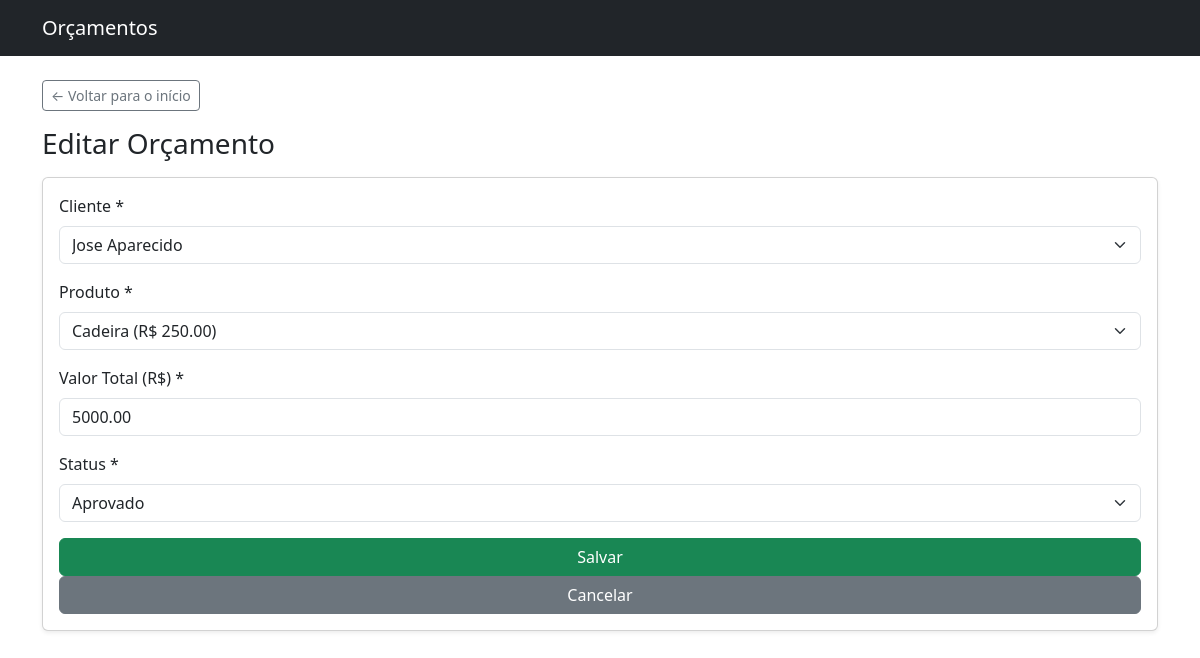
The page /orcamentos/2/editar on the database its author committed.
### models.py (models this page shows)
class Orcamento(db.Model):
    __tablename__ = "orcamentos"
    id = db.Column(db.Integer, primary_key=True)
    cliente_id = db.Column(db.Integer, db.ForeignKey("clientes.id"), nullable=False)
    produto_id = db.Column(db.Integer, db.ForeignKey("produtos.id"), nullable=False)
    valor_total = db.Column(db.Float, nullable=False)
    status = db.Column(db.String(20), default="Pendente")
    data_criacao = db.Column(db.DateTime, default=datetime.now)

class Cliente(db.Model):
    __tablename__ = "clientes"
    id = db.Column(db.Integer, primary_key=True)
    nome = db.Column(db.String(100), nullable=False)
    email = db.Column(db.String(120))
    telefone = db.Column(db.String(20))
    orcamentos = db.relationship("Orcamento", backref="cliente", lazy=True)

class Produto(db.Model):
    __tablename__ = "produtos"
    id = db.Column(db.Integer, primary_key=True)
    nome = db.Column(db.String(100), nullable=False)
    descricao = db.Column(db.String(255))
    preco_base = db.Column(db.Float, nullable=False, default=0.0)
    orcamentos = db.relationship("Orcamento", backref="produto", lazy=True)

### app.py (the view)
@app.route("/orcamentos/<int:orcamento_id>/editar")
def editar_orcamento(orcamento_id):
    orcamento = Orcamento.query.get_or_404(orcamento_id)
    clientes = Cliente.query.all()
    produtos = Produto.query.all()
    return render_template(
        "orcamentos_form.html",
        orcamento=orcamento,
        clientes=clientes,
        produtos=produtos,
    )

### templates/orcamentos_form.html (shortened to what this page needs)
{% extends "base.html" %}
{% block content %}
<h1 class="h3 mb-3">{{ 'Editar Orçamento' if orcamento else 'Cadastro de Orçamento' }}</h1>
<form action="{{ url_for('atualizar_orcamento', orcamento_id=orcamento.id) if orcamento else url_for('criar_orcamento') }}"
      method="post" class="card p-3 shadow-sm">
    <div class="mb-3">
        <label for="cliente_id" class="form-label">Cliente *</label>
        <select id="cliente_id" name="cliente_id" class="form-select" required>
            {% for cliente in clientes %}
            <option value="{{ cliente.id }}"
                    {% if orcamento and orcamento.cliente_id == cliente.id %}selected{% endif %}>
                {{ cliente.nome }}
            </option>
            {% endfor %}
        </select>
    </div>
    <div class="mb-3">
        <label for="produto_id" class="form-label">Produto *</label>
        <select id="produto_id" name="produto_id" class="form-select" required>
            {% for produto in produtos %}
            <option value="{{ produto.id }}"
                    {% if orcamento and orcamento.produto_id == produto.id %}selected{% endif %}>
                {{ produto.nome }} (R$ {{ '%.2f'|format(produto.preco_base) }})
            </option>
            {% endfor %}
        </select>
    </div>
    <div class="mb-3">
        <label for="valor_total" class="form-label">Valor Total (R$) *</label>
        <input type="number" step="0.01" min="0" id="valor_total" name="valor_total"
               class="form-control" required
               value="{{ '%.2f'|format(orcamento.valor_total) if orcamento else '' }}">
    </div>
    <div class="mb-3">
        <label for="status" class="form-label">Status *</label>
        <select id="status" name="status" class="form-select" required>
            {% set status_atual = orcamento.status if orcamento else 'Pendente' %}
            <option value="Aprovado" {% if status_atual == 'Aprovado' %}selected{% endif %}>Aprovado</option>
        </select>
    </div>
    <button type="submit" class="btn btn-success">Salvar</button>
    <a href="{{ url_for('listar_orcamentos') }}" class="btn btn-secondary">Cancelar</a>
</form>
{% endblock %}

### rows shown on the page
Orcamento: cliente_id "Jose Aparecido", produto_id "Cadeira (R$ 250.00)", valor_total "5000.00", status "Aprovado"

### other values the page prints
{{ 'Editar Orçamento' if orcamento else 'Cadastro de Orçamento' }} "Editar Orçamento"
